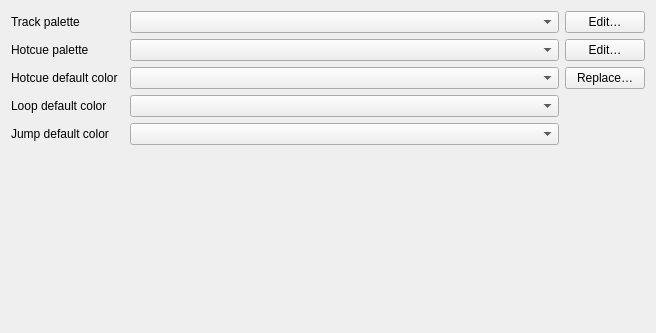
<?xml version="1.0" encoding="UTF-8"?>
<ui version="4.0">
 <class>DlgPrefColorsDlg</class>
 <widget class="QWidget" name="DlgPrefColorsDlg">
  <property name="geometry">
   <rect>
    <x>0</x>
    <y>0</y>
    <width>656</width>
    <height>333</height>
   </rect>
  </property>
  <property name="sizePolicy">
   <sizepolicy hsizetype="Expanding" vsizetype="Preferred">
    <horstretch>0</horstretch>
    <verstretch>0</verstretch>
   </sizepolicy>
  </property>
  <property name="windowTitle">
   <string>Color Preferences</string>
  </property>
  <layout class="QGridLayout" name="gridLayout">
   <item row="3" column="2">
    <widget class="QComboBox" name="comboBoxLoopDefaultColor"/>
   </item>
   <item row="0" column="2">
    <widget class="QComboBox" name="comboBoxTrackColors">
     <property name="sizePolicy">
      <sizepolicy hsizetype="Expanding" vsizetype="Fixed">
       <horstretch>0</horstretch>
       <verstretch>0</verstretch>
      </sizepolicy>
     </property>
    </widget>
   </item>
   <item row="1" column="0">
    <widget class="QLabel" name="labelHotcueColors">
     <property name="text">
      <string>Hotcue palette</string>
     </property>
    </widget>
   </item>
   <item row="2" column="0">
    <widget class="QLabel" name="labelHotcueDefaultColor">
     <property name="text">
      <string>Hotcue default color</string>
     </property>
    </widget>
   </item>
   <item row="0" column="3">
    <widget class="QPushButton" name="pushButtonEditTrackPalette">
     <property name="text">
      <string>Edit…</string>
     </property>
    </widget>
   </item>
   <item row="0" column="0">
    <widget class="QLabel" name="labelTrackColors">
     <property name="text">
      <string>Track palette</string>
     </property>
    </widget>
   </item>
   <item row="2" column="2">
    <widget class="QComboBox" name="comboBoxHotcueDefaultColor"/>
   </item>
   <item row="2" column="3">
    <widget class="QPushButton" name="pushButtonReplaceCueColor">
     <property name="text">
      <string>Replace…</string>
     </property>
    </widget>
   </item>
   <item row="4" column="0">
    <widget class="QLabel" name="labelJumpDefaultColor">
     <property name="text">
      <string>Jump default color</string>
     </property>
    </widget>
   </item>
   <item row="3" column="0">
    <widget class="QLabel" name="labelLoopDefaultColor">
     <property name="text">
      <string>Loop default color</string>
     </property>
    </widget>
   </item>
   <item row="1" column="3">
    <widget class="QPushButton" name="pushButtonEditHotcuePalette">
     <property name="text">
      <string>Edit…</string>
     </property>
    </widget>
   </item>
   <item row="5" column="0" colspan="3">
    <spacer>
     <property name="orientation">
      <enum>Qt::Vertical</enum>
     </property>
     <property name="sizeHint" stdset="0">
      <size>
       <width>20</width>
       <height>40</height>
      </size>
     </property>
    </spacer>
   </item>
   <item row="1" column="2">
    <widget class="QComboBox" name="comboBoxHotcueColors">
     <property name="sizePolicy">
      <sizepolicy hsizetype="Expanding" vsizetype="Fixed">
       <horstretch>0</horstretch>
       <verstretch>0</verstretch>
      </sizepolicy>
     </property>
    </widget>
   </item>
   <item row="4" column="2">
    <widget class="QComboBox" name="comboBoxJumpDefaultColor"/>
   </item>
  </layout>
 </widget>
 <layoutdefault spacing="6" margin="11"/>
 <tabstops>
  <tabstop>comboBoxTrackColors</tabstop>
  <tabstop>pushButtonEditTrackPalette</tabstop>
  <tabstop>comboBoxHotcueColors</tabstop>
  <tabstop>pushButtonEditHotcuePalette</tabstop>
  <tabstop>comboBoxHotcueDefaultColor</tabstop>
  <tabstop>pushButtonReplaceCueColor</tabstop>
 </tabstops>
 <resources/>
 <connections/>
</ui>
